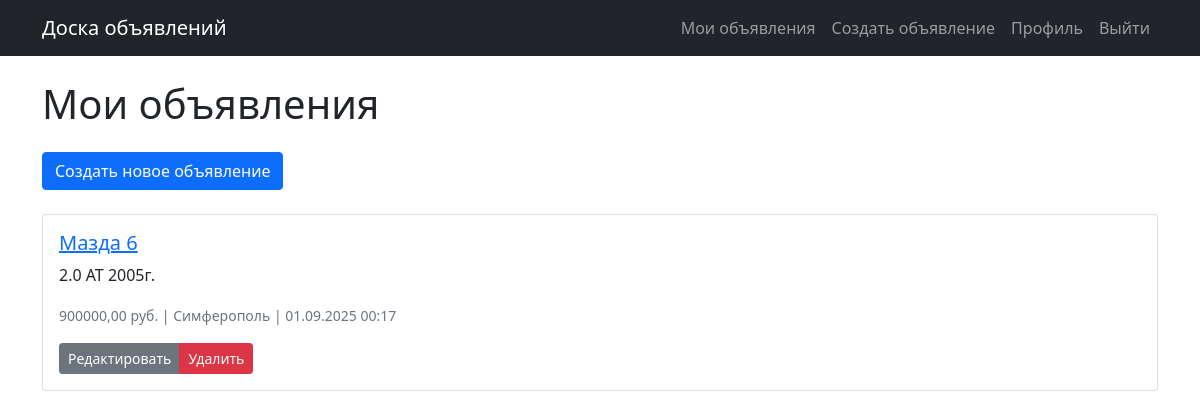
The app's page /my-ads/ (signed in) with its own data.
### ads/models.py (models this page shows, shortened)
class Advertisement(models.Model):
    title = models.CharField(max_length=200)
    slug = models.SlugField(max_length=200, unique=True, blank=True)
    description = models.TextField()
    price = models.DecimalField(max_digits=10, decimal_places=2)
    city = models.ForeignKey(City, on_delete=models.CASCADE)
    category = models.ForeignKey(Category, on_delete=models.CASCADE, verbose_name="Категория")
    tags = models.ManyToManyField(Tag, blank=True, verbose_name="Теги")
    author = models.ForeignKey(User, on_delete=models.CASCADE)
    cover = models.ImageField(upload_to='covers/%Y/%m/%d/', blank=True, null=True)
    created_at = models.DateTimeField(auto_now_add=True)
    updated_at = models.DateTimeField(auto_now=True)  # Добавляем auto_now=True

class City(models.Model):
    name = models.CharField(max_length=100, unique=True, verbose_name="Название города")
    slug = models.SlugField(max_length=100, unique=True, verbose_name="URL-адрес города")  # Убираем blank=True, null=True
    created_at = models.DateTimeField(auto_now_add=True)
    class Meta:
        verbose_name = "Город"
        verbose_name_plural = "Города"
        ordering = ['name']
    def __str__(self):
        return self.name

### ads/views.py (the view)
# urls.py: path('my-ads/', views.UserAdvertisementListView.as_view(), name='my_ads'),
class UserAdvertisementListView(LoginRequiredMixin, ListView):
    model = Advertisement
    template_name = 'ads/user_advertisements.html'
    context_object_name = 'advertisements'
    paginate_by = 10
    def get_queryset(self):
        return Advertisement.objects.filter(author=self.request.user).order_by('-created_at')

### ads/templates/ads/user_advertisements.html (shortened to what this page needs)
{% extends 'ads/base.html' %}
{% block content %}
    <h1 class="mb-4">Мои объявления</h1>
    <a href="{% url 'advertisement_create' %}" class="btn btn-primary mb-4">Создать новое объявление</a>
    {% for advertisement in advertisements %}
        <div class="card mb-3">
            <div class="card-body">
                <h5 class="card-title">
                    <a href="{% url 'advertisement_detail' advertisement.slug %}">{{ advertisement.title }}</a>
                </h5>
                <p class="card-text">{{ advertisement.description|truncatechars:200 }}</p>
                <p class="card-text">
                    <small class="text-muted">
                        {{ advertisement.price }} руб. | {{ advertisement.city }} |
                        {{ advertisement.created_at|date:"d.m.Y H:i" }}
                    </small>
                </p>
                <div class="btn-group">
                    <a href="{% url 'advertisement_update' advertisement.slug %}" class="btn btn-secondary btn-sm">Редактировать</a>
                    <a href="{% url 'advertisement_delete' advertisement.slug %}" class="btn btn-danger btn-sm">Удалить</a>
                </div>
            </div>
        </div>
    {% empty %}
        <p>У вас пока нет объявлений.</p>
    {% endfor %}
{% endblock %}

### records on screen
Advertisement: title "Мазда 6", description "2.0 АТ 2005г.", price "900000,00", city "Симферополь", created_at "01.09.2025 00:17"
